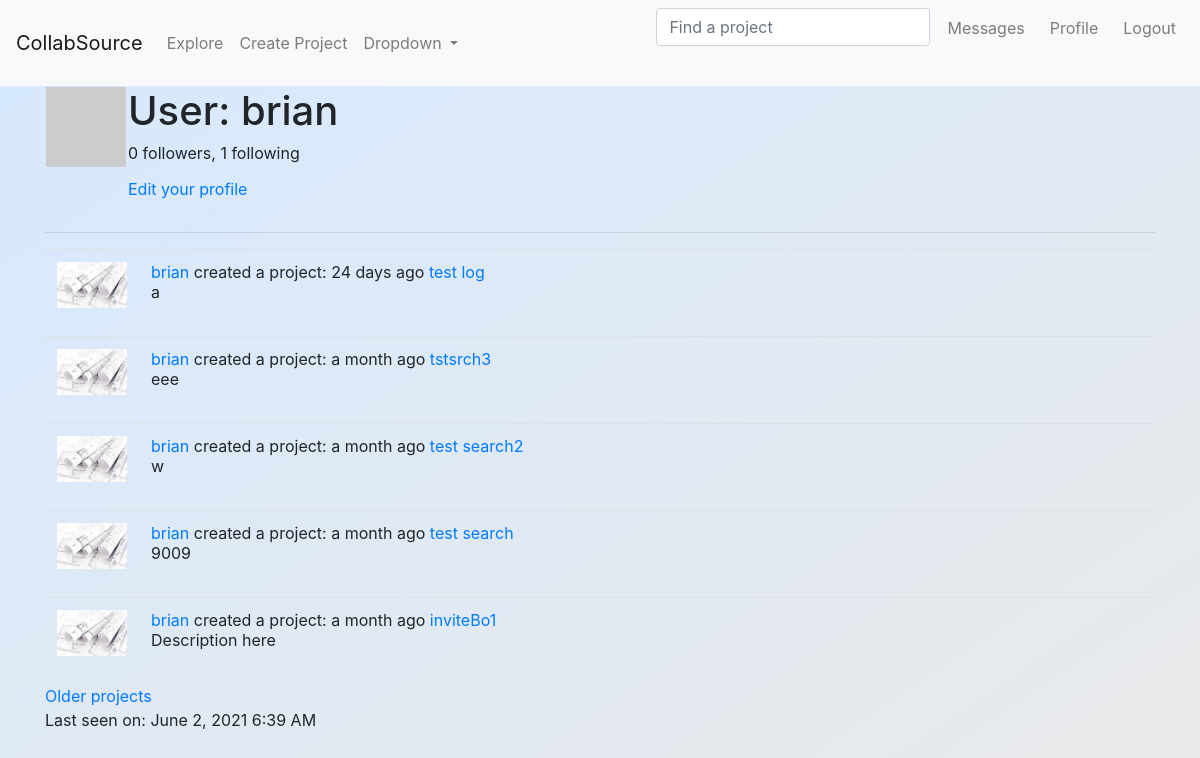
The app's page /user/brian (signed in), older data.
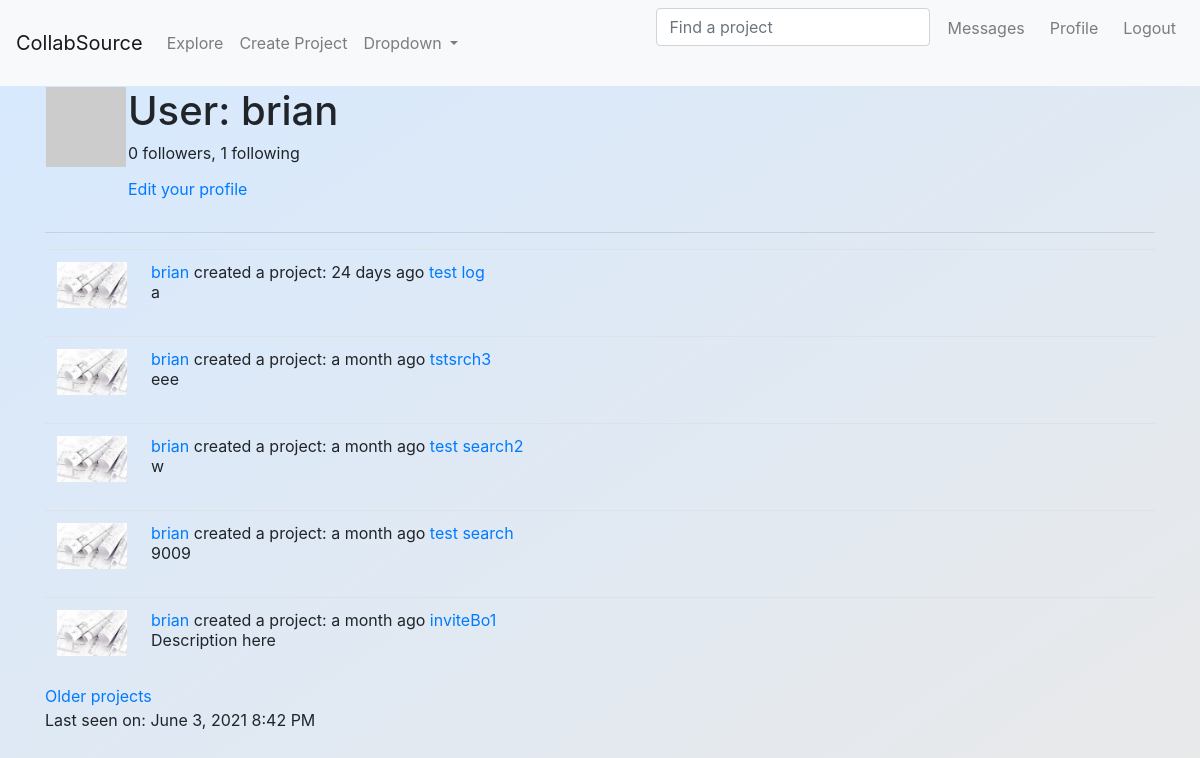
The same page, newer data.
### app/models.py (models this page shows, shortened)
class PaginatedAPIMixin:
    @staticmethod
    def to_collection_dict(query, page, per_page, endpoint, **kwargs):
        resources = query.paginate(page, per_page, False)
        data = {
            'items': [item.to_dict() for item in resources.items],
            '_meta': {
                'page': page,
                'per_page': per_page,
                'total_pages': resources.pages,
                'total_items': resources.total
            },
            '_links': {
                'self': url_for(endpoint, page=page, per_page=per_page,
                                **kwargs),
                'next': url_for(endpoint, page=page + 1, per_page=per_page,
                                **kwargs) if resources.has_next else None,
                'prev': url_for(endpoint, page=page - 1, per_page=per_page,
                                **kwargs) if resources.has_prev else None
            }
        }
        return data

class User(PaginatedAPIMixin, UserMixin, db.Model):
    id = db.Column(db.Integer, primary_key=True)
    username = db.Column(db.String(64), index=True, unique=True)
    role_id = db.Column(db.Integer, db.ForeignKey('role.id'))
    email = db.Column(db.String(120), index=True, unique=True)
    password_hash = db.Column(db.String(128))
    projects = db.relationship('Project', backref='creator', lazy='dynamic') # only keep for ProjMember __init__?
    about_me = db.Column(db.String(140))
    last_seen = db.Column(db.DateTime, default=datetime.utcnow)
    followed = db.relationship( # Looking at relationship from follower (one) --> following (many), this yield the right side (those followed)
        'User', secondary=followers, #Self-ref, association table
        primaryjoin=(followers.c.follower_id == id), #condition to join left side (follower) w/ assoc. table
        secondaryjoin=(followers.c.followed_id == id),
        backref=db.backref('followers', lazy='dynamic'), lazy='dynamic') #defines how this relationship will be accessed from the right side entity
    proj_requests = db.relationship('JoinRequest', back_populates='user',
                        lazy='dynamic',cascade="all, delete-orphan") # cascade to remove
    last_notif_read_time = db.Column(db.DateTime)
    member_of = db.relationship('ProjMember',back_populates='user',
                        lazy='dynamic',cascade="all, delete-orphan")
    def __init__(self, **kwargs):
        super(User, self).__init__(**kwargs)
        if self.role is None: # lint error because backrefd
            if self.email in current_app.config['ADMINS']:
                self.role = Role.query.filter_by(name='Admin').first()
            if self.role is None:
                self.role = Role.query.filter_by(default=True).first()
    def new_requests(self):
        last_read_time = self.last_notif_read_time or datetime(1900,1,1)
        return JoinRequest.query.filter_by(kind='request').join(ProjMember,
            (JoinRequest.project_id == ProjMember.project_id)).filter(
                ProjMember.user_id == self.id).filter(JoinRequest.timestamp > last_read_time).count() + \
            JoinRequest.query.filter_by(user_id = self.id, kind='invite').filter(
                        JoinRequest.timestamp > last_read_time).count()
    def avatar(self, size):
        digest = md5(self.email.lower().encode('utf-8')).hexdigest()
        return 'https://www.gravatar.com/avatar/{}?d=identicon&s={}'.format(digest, size)

@dataclass
class Project(PaginatedAPIMixin, SearchableMixin, db.Model):
    __searchable__ = ['category','name','descr'] # add 'tags' and 'wanted_positions' when JSON figured out
    id = db.Column(db.Integer, primary_key=True)
    name = db.Column(db.String(60))
    category = db.Column(db.String(60))
    descr = db.Column(db.String(140))
    skill_level = db.Column(db.String(20))
    setting = db.Column(db.String(20))
    chat_link = db.Column(db.String(512)) # Discord, slack etc.
    language = db.Column(db.String(5))
    timestamp = db.Column(db.DateTime, index=True, default=datetime.utcnow) # index to retrieve projs in chron. order
    user_id = db.Column(db.Integer, db.ForeignKey('user.id')) #creator ID (want this to be many to one: many creator to one proj)
    __mapper_args__ = {'polymorphic_on': category}
    tags = db.relationship( # Looking at relationship from project (one) --> tags (many)
        'Tag', secondary=tag_map, #Self-ref, association table
        backref=db.backref('tag_map', lazy='dynamic'), lazy='dynamic') #defines how this relationship will be accessed from the right side entity
    wanted_positions = db.relationship( # represented by 'w_pos' for kind arg in tag functions
        'Position', secondary=position_map,
        backref=db.backref('position_map', lazy='dynamic'), lazy='dynamic')
    user_requests = db.relationship('JoinRequest', back_populates='project',cascade="all, delete-orphan", lazy='dynamic') # try setting to __tablename__
    members = db.relationship('ProjMember',back_populates='project',
                        lazy='dynamic',cascade="all, delete-orphan")
    scrum_board = db.relationship('ScrumTask', back_populates='project',cascade="all, delete-orphan", lazy='dynamic') # try setting to __tablename__

@dataclass
class Learning(Project):
    __mapper_args__ = {'polymorphic_identity': 'learning'}
    id = db.Column(db.Integer, db.ForeignKey('project.id'), primary_key=True)
    _field_name = 'learning' #SelectField option in form, not necessary with API?
    pace = db.Column(db.String(60))
    learning_category = db.Column(db.String(60))
    subject = db.Column(db.String(60)) # may be redundant with project name
    resource = db.Column(db.String(70)) #can be textbook, playlist, etc.

class SearchableMixin(object):
    @classmethod
    def before_commit(cls, session):
        session._changes = {
            'add': list(session.new),
            'update': list(session.dirty),
            'delete': list(session.deleted)
        }
    @classmethod
    def after_commit(cls, session):
        for obj in session._changes['add']:
            if isinstance(obj, SearchableMixin):
                add_to_index(obj.__tablename__, obj)
        for obj in session._changes['update']:
            if isinstance(obj, SearchableMixin):
                add_to_index(obj.__tablename__, obj)
        for obj in session._changes['delete']:
            if isinstance(obj, SearchableMixin):
                remove_from_index(obj.__tablename__, obj)
        session._changes = None

@dataclass
class Project(PaginatedAPIMixin, SearchableMixin, db.Model):
    __searchable__ = ['category','name','descr'] # add 'tags' and 'wanted_positions' when JSON figured out
    id = db.Column(db.Integer, primary_key=True)
    name = db.Column(db.String(60))
    category = db.Column(db.String(60))
    descr = db.Column(db.String(140))
    skill_level = db.Column(db.String(20))
    setting = db.Column(db.String(20))
    chat_link = db.Column(db.String(512)) # Discord, slack etc.
    language = db.Column(db.String(5))
    timestamp = db.Column(db.DateTime, index=True, default=datetime.utcnow) # index to retrieve projs in chron. order
    user_id = db.Column(db.Integer, db.ForeignKey('user.id')) #creator ID (want this to be many to one: many creator to one proj)
    __mapper_args__ = {'polymorphic_on': category}
    tags = db.relationship( # Looking at relationship from project (one) --> tags (many)
        'Tag', secondary=tag_map, #Self-ref, association table
        backref=db.backref('tag_map', lazy='dynamic'), lazy='dynamic') #defines how this relationship will be accessed from the right side entity
    wanted_positions = db.relationship( # represented by 'w_pos' for kind arg in tag functions
        'Position', secondary=position_map,
        backref=db.backref('position_map', lazy='dynamic'), lazy='dynamic')
    user_requests = db.relationship('JoinRequest', back_populates='project',cascade="all, delete-orphan", lazy='dynamic') # try setting to __tablename__
    members = db.relationship('ProjMember',back_populates='project',
                        lazy='dynamic',cascade="all, delete-orphan")
    scrum_board = db.relationship('ScrumTask', back_populates='project',cascade="all, delete-orphan", lazy='dynamic') # try setting to __tablename__

### app/main/routes.py (the view)
@bp.route('/user/<username>')
@login_required
def user(username):
    user = User.query.filter_by(username=username).first_or_404()
    page = request.args.get('page', 1, type=int)
    projects = user.projects.order_by(Project.timestamp.desc()).paginate(
        page, current_app.config['PROJECTS_PER_PAGE'], False)
    next_url = url_for('main.user', username=user.username,
                       page=projects.next_num) if projects.has_next else None
    prev_url = url_for('main.user', username=user.username,
                       page=projects.prev_num) if projects.has_prev else None
    form = EmptyForm()
    return render_template('user.html', user=user, projects=projects.items,
                           next_url=next_url, prev_url=prev_url, form=form)

### app/main/forms.py
class SearchForm(FlaskForm):
    q = StringField(_l('Find a project'), validators=[DataRequired()])
    def __init__(self, *args, **kwargs):
        if 'formdata' not in kwargs:
            kwargs['formdata'] = request.args # for the GET request
        if 'csrf_enabled' not in kwargs:
            kwargs['csrf_enabled'] = False
        super(SearchForm, self).__init__(*args, **kwargs)

class EmptyForm(FlaskForm):
    submit = SubmitField('Submit')

### app/main/__init__.py (called while the page is built)
@bp.app_context_processor
def inject_permissions(proj=None):
    if proj:
        return dict(Permission=ProjPerm)
    else:
        return dict(Permission=SitePerm)

### app/main/routes.py (called while the page is built)
@bp.before_app_request
def before_request():
    if current_user.is_authenticated:
        current_user.last_seen = datetime.utcnow()
        db.session.commit()
        g.search_form = SearchForm() # g variable is specific to each request and each client
    g.locale = str(get_locale())

### app/models.py (called while the page is built)
@login.user_loader
def load_user(id):
    return User.query.get(int(id))

### app/templates/user.html (shortened to what this page needs)
{% extends "base.html" %}
{% block content %}
    <table>
        <tr valign="top">
            <td><img src="{{ user.avatar(128) }}"></td>
            <td>
                <h1>{{ _('User') }}: {{ user.username }}</h1>
                <p>{{ _('%(count)d followers', count=user.followers.count()) }}, {{ _('%(count)d following', count=user.followed.count()) }}</p>
                {% if user == current_user %}
                    <p><a href="{{ url_for('main.edit_profile') }}">{{ _('Edit your profile') }}</a></p>
                {% endif %}
            </td>
        </tr>
    </table>
    <hr>
    {% for project in projects %}
        {% include '_proj_pvw.html' %}
    {% endfor %}
    {% if next_url %}
        <a href="{{ next_url }}">{{ _('Older projects') }}</a>
    {% endif %}
    {% if user.last_seen %}
    <p>Last seen on: {{ moment(user.last_seen).format('LLL') }}</p>
    {% endif %}
{% endblock %}

### app/templates/base.html (shortened to what this page needs)
<html>
    <head>
        <link rel="stylesheet" href="https://cdn.jsdelivr.net/npm/bootstrap@4.6.0/dist/css/bootstrap.min.css">
        <link href="https://cdnjs.cloudflare.com/ajax/libs/select2/4.0.10/css/select2.min.css" rel="stylesheet" />
        <link rel="stylesheet" href="https://ajax.googleapis.com/ajax/libs/jqueryui/1.12.1/themes/smoothness/jquery-ui.css">
    </head>
    <body id="grad1">
        {% block navbar %}
        <nav class="navbar navbar-expand-lg navbar-light bg-light">
            <a class="navbar-brand" href="{{ url_for('main.index') }}">CollabSource</a>
            <div class="collapse navbar-collapse" id="navbarSupportedContent">
              <ul class="navbar-nav mr-auto">
                <li class="nav-item">
                  <a class="nav-link" href="{{ url_for('main.explore') }}">{{ _('Explore') }}</a>
                </li>
                <li class="nav-item">
                  <a class="nav-link" href="{{ url_for('main.create_project') }}">{{ _('Create Project') }}</a>
                </li>
                <li class="nav-item dropdown">
                  <a class="nav-link dropdown-toggle" href="#" id="navbarDropdown" role="button" data-toggle="dropdown" aria-haspopup="true" aria-expanded="false">
                    Dropdown
                  </a>
                </li>
              </ul>
              <ul class="nav navbar-nav navbar-right">
                {% if g.search_form %}
                  <form class="navbar-form" method="get"
                          action="{{ url_for('main.search') }}">
                      <div class="form-group">
                          {{ g.search_form.q(size=20, class='form-control',
                              placeholder=g.search_form.q.label.text) }}
                      </div>
                  </form>
                  {% endif %}
                {% if current_user.is_anonymous %}
                <li class="nav-item"><a class="nav-link" href="{{ url_for('auth.login') }}">{{ _('Login') }}</a></li>
                {% else %}
                <li>
                  <a class="nav-link" href="{{ url_for('main.messages') }}">
                    &nbsp; {{ _('Messages') }} &nbsp;
                    {% set new_notifs = current_user.new_requests() %}
                  </a>
                </li>
                <li class="nav-item"><a class="nav-link" href="{{ url_for('main.user', username=current_user.username) }}">{{ _('Profile') }} &nbsp; </a></li>
                <li class="nav-item"><a class="nav-link" href="{{ url_for('auth.logout') }}">{{ _('Logout') }}</a></li>
                {% endif %}
              </ul>
            </div>
          </nav>
        {% endblock %}
        <div class="container">
            {% block content %}{% endblock %}
        </div>
  </body>
</html>

### app/templates/_proj_pvw.html (shortened to what this page needs)
<table class="table table-hover">
    <tr>
        <td width="70px">
            <a href="{{ url_for('main.project', project_id=project.id) }}">
                <img style='width: 70px', src="{{ url_for('static', filename='img/proj.jpg') }}" />
            </a>
        </td>
        <td>
            {{ _('%(username)s created a project: %(when)s',
                    username=user_link, when=moment(project.timestamp).fromNow()) }}
            <a href="{{url_for('main.project', project_id=project.id)}}">{{ project.name }}</a><br>
            {{ project.descr }}
        </td>
    </tr>
</table>

### app/templates/base.html (style rules this page uses)
#grad1 { background-image: linear-gradient(to bottom right, #d6e9ff, #e9e9e9); }

Row changes from the older to the newer data that the page shows:
changed User "brian": last_seen "June 2, 2021 6:39 AM" → "June 3, 2021 8:42 PM"
